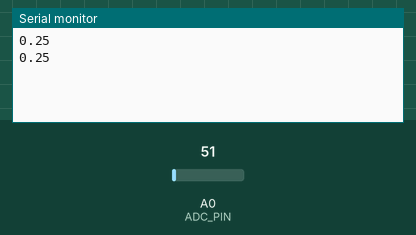
Simulated run of this program. Board: Arduino Uno, built with avr-gcc and run on an emulated ATmega328P. Shown: the last lines printed to the serial monitor. Inputs (shaded band) come from the test bench; at power-on: A0 (ADC_PIN) = 51.

Above: at 1.8 s.
1.9 s: A0 (ADC_PIN) set to 61
At 2.8 s:
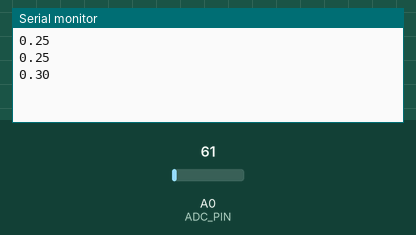
3.4 s: A0 (ADC_PIN) set to 71
At 4.5 s:
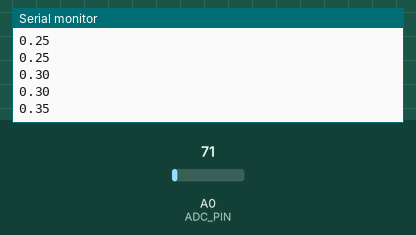
Timing chart, 0 to 6.4 s (numbered marks = the images above; inputs shaded):
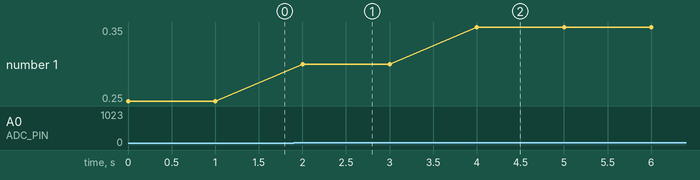

The program:

main.cpp
```cpp
//======= INCLUDES ===============================
#include <Arduino.h>

//======= EXAMPLE SELECTOR =======================
#define EXAMPLE_ADC   1
#define EXAMPLE_TIME  0
#define EXAMPLE_LDR   0
#define EXAMPLE_LM35  0
#define INTRO_PWM     0
#define PWM           0

//======= EXAMPLE ADC ===========================

#if EXAMPLE_ADC

//======= DEFINES ===============================
#define T_ADC     1000    //tiempo entre muestras
#define ADC_PIN   0       //pin del ADC
//======= PROTOTYPES ===========================
float VRead();
//======= GLOBAL VARIABLES =====================
float voltValue;    //valor en voltios del ADC
const float adcMax = 1023; //Valor maximo del ADC segun la resolucion configurada
const float vcc = 5;  //Valor máximo de tensión del ADC
//======= SETUP ================================
void setup() {
  Serial.begin(115200);
}
//======= INFINITE LOOP ========================
void loop()
{
  voltValue = VRead();
  Serial.println(voltValue);
  delay(T_ADC);
}
//======= FUNCTIONS ============================
float VRead()
{
  int value;
  float volt;
  value = analogRead(ADC_PIN);      // lee el valor del potenciómetro
  volt = ( value* vcc)/adcMax;      //la alimentación es de 5 V, el adc es de 10 bits
  return volt;                      // devuelve el valor final
}

#endif

//======= EXAMPLE ADC ===========================

#if EXAMPLE_TIME

//======= DEFINES ===============================
#define ADC_PIN   0       //pin del ADC
#define ONE_SECOND 1000
//======= GLOBAL VARIABLES =====================
uint32_t nSamples;
uint32_t t;

//======= SETUP ================================
void setup() {
  Serial.begin(9600);
}
//======= INFINITE LOOP ========================
void loop()
{
  nSamples = 0;
  t = millis();
  while (millis() <= (t + ONE_SECOND))
  {
    analogRead(ADC_PIN);
    nSamples++;
  }

  Serial.println(nSamples);  //Imprime el número de muestras en 1 segundo
}

#endif
//================= EXAMPLE LDR =======================

#if EXAMPLE_LDR

#define sensor  0
int umbral=25;
int lectura;
float parcial,luz;

void setup()
  {
  Serial.begin(9600);
  pinMode(13,OUTPUT);
  }

void loop()
  {
  lectura = analogRead(sensor);
  parcial=(90*(1023/lectura)-1);
  luz=pow(parcial,1.428);
  Serial.println(luz);
  if (luz <= umbral)
    digitalWrite(11, HIGH);
  else
    digitalWrite(11,LOW);
  delay(1000);   //para que no tome muestras continuamente
  }

 #endif

//================= EXAMPLE LM35 =======================

#if EXAMPLE_LM35

 int Sensor = 0 ;
int umbral = 25 ;
void setup()
  { Serial.begin(9600);
  pinMode(11,OUTPUT); }
void loop()
{ int lectura = analogRead(Sensor);
 float voltaje = 5.0 /1023 * lectura ; // probar con 5/1024
float temp = voltaje * 100 ; //para el LM35DZ 
Serial.println(temp) ;
 if (temp >= umbral)
  digitalWrite(11, HIGH) ;
else
  digitalWrite(11,LOW);
delay(1000);   //para que no tome muestras continuamente
}

#endif

//================= EXAMPLE A =======================
#if INTRO_PWM

//================= DEFINES =======================
#define SENSOR  0
#define LED     13

void setup()
{
  pinMode(LED,OUTPUT);    //Configuración de pin
}

void loop()
{
  digitalWrite(LED,1);
  delay(120); //probar con 120  10  1 12 23
  digitalWrite(LED,0);
  delay(120); //probar con 120  230  23 12 1
}

#endif

//================= EXAMPLE B =======================
#if PWM

//================= DEFINES =======================
#define SENSOR  0
#define LED     13

uint8_t dutyCycle = 127;        //Variable para ciclo de trabajo

void setup()
{
pinMode(LED,OUTPUT);            //Configuración de pin
analogWrite(LED, dutyCycle);    //Habilita PWM con un duty de aprox 50 %
}

void loop()                     //En loop no hacemos nada, o hacemos otra cosa
  {
  }

#endif
```

Measured:
- after the input at 1.9 s, the serial monitor: prints a new line after 0.10 s (image 1)
- after the input at 3.4 s, the serial monitor: prints a new line after 0.60 s (image 2)
- plotted number 1: 0.25 → 0.3 after the input at 1.9 s, 0.3 → 0.35 after the input at 3.4 s
